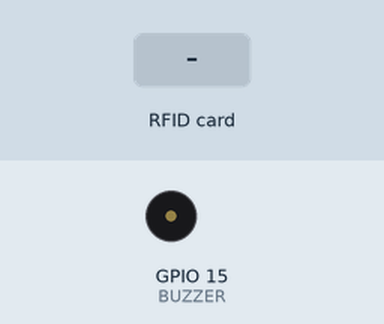
The sketch below on a simulated ESP32. Parts: buzzer (waves = sounding, pin HIGH). Inputs (shaded band) come from the test bench. WiFi joins after 1.5 s; servers stay silent unless stated; uploads are accepted with an empty reply; the audio player accepts every command and is not drawn; what the sketch prints to the serial monitor is not drawn.

Above: at 4.3 s.
4.4 s: RFID card 5E 7A 19 C4 held to the reader
At 4.72 s:
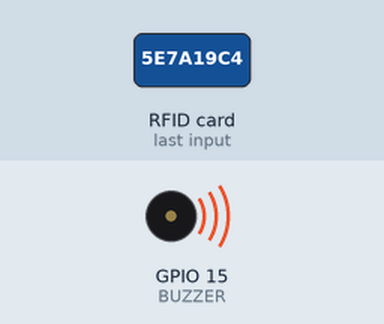
Timing chart, 0 to 7.4 s (numbered marks = the images above; inputs shaded):
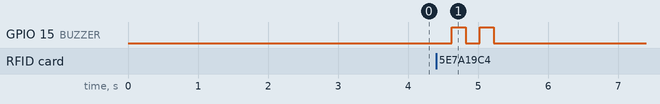

The sketch:

Code_For_ESP32.ino
```cpp
#include <SPI.h>
#include <MFRC522.h>
#include <Arduino.h>
#include <WiFi.h>
#include <HTTPClient.h>
#include <WiFiClientSecure.h>

// DFPlayer Mini Library
#include <DFRobotDFPlayerMini.h>

// RFID Reader Connections
#define RST_PIN 22 // Connects to MFRC522 RST pin
#define SS_PIN 21  // Connects to MFRC522 SDA/SS pin

// Buzzer Connection
#define BUZZER 15 // Connects to one leg of the buzzer, other leg to GND

// DFPlayer Mini Serial Connections
// Using Serial2 on ESP32.
// DFPLAYER_RX_PIN (ESP32) connects to DFPlayer Mini's TX pin.
// DFPLAYER_TX_PIN (ESP32) connects to DFPlayer Mini's RX pin (via voltage divider).
#define DFPLAYER_RX_PIN 16
#define DFPLAYER_TX_PIN 17

// Initialize MFRC522 object
MFRC522 mfrc522(SS_PIN, RST_PIN);
MFRC522::MIFARE_Key key; // Authentication key for RFID blocks
MFRC522::StatusCode status; // Variable to store status of MFRC522 operations

// Initialize DFPlayer Mini object using HardwareSerial2
HardwareSerial myDFPlayerSerial(2); // Use Serial2 on ESP32 (GPIO 16 and 17)
DFRobotDFPlayerMini myDFPlayer;

// RFID specific variables
int blockNum = 2; // The block number on the RFID card to read data from
byte bufferLen = 18; // Buffer length for reading data from RFID block
byte readBlockData[18]; // Array to store data read from RFID block

// Variables for Google Sheet Integration
String card_holder_name; // Will store the URL for the Google Sheet request
const String sheet_url = "https://script.google.com/macros/s/AKfycbzgAXZ51etHvtqm1WMhtgsb0csW7DCYLhT7dkkmUyy2Thgh-gqXoFZIsj6H9YcodiIi/exec?name="; // Your actual Google Sheet URL

// WiFi credentials
#define WIFI_SSID "bishal_paul"       // Your actual WiFi network name
#define WIFI_PASSWORD "my-Password" // Your actual WiFi password


void setup() {
  Serial.begin(9600); // Initialize serial communication for debugging
  while (!Serial); // Wait for serial port to connect (useful for some boards)
  Serial.println("\nStarting RFID and DFPlayer Mini Project...");

  // --- Initialize DFPlayer Mini ---
  // Begin Serial2 communication for DFPlayer Mini at 9600 baud.
  // SERIAL_8N1: 8 data bits, no parity, 1 stop bit.
  // DFPLAYER_RX_PIN: ESP32's RX pin for Serial2 (connected to DFPlayer's TX).
  // DFPLAYER_TX_PIN: ESP32's TX pin for Serial2 (connected to DFPlayer's RX via voltage divider).
  myDFPlayerSerial.begin(9600, SERIAL_8N1, DFPLAYER_RX_PIN, DFPLAYER_TX_PIN);
  delay(100); // Give DFPlayer module a moment to power up and stabilize

  // Attempt to initialize the DFPlayer Mini module
  if (!myDFPlayer.begin(myDFPlayerSerial)) {
    Serial.println(F("Unable to begin DFPlayer Mini:"));
    Serial.println(F("1. Check wiring (RX->TX, TX->RX with voltage divider on RX)."));
    Serial.println(F("2. Ensure SD card is inserted correctly and formatted FAT32."));
    Serial.println(F("3. Ensure audio files are in correct format (e.g., /01/001.mp3)."));
    while (true); // Halt execution if DFPlayer fails to initialize
  }
  Serial.println(F("DFPlayer Mini online."));
  myDFPlayer.volume(20);  // Set volume (0-30, 30 is max)
  // Play a startup sound (file 001 from folder 01) to confirm DFPlayer is working.
  // This assumes you have folder '01' with file '001.mp3' on the SD card.
  myDFPlayer.playFolder(1, 1);
  delay(1000); // Allow sound to play

  // --- Initialize WiFi ---
  Serial.print("Connecting to WiFi AP: ");
  Serial.println(WIFI_SSID);
  WiFi.begin(WIFI_SSID, WIFI_PASSWORD);
  while (WiFi.status() != WL_CONNECTED) {
    Serial.print(".");
    delay(500); // Wait 500ms before retrying
  }
  Serial.println("\nWiFi connected.");
  Serial.print("IP address: ");
  Serial.println(WiFi.localIP());
  Serial.println();

  // --- Initialize Buzzer ---
  pinMode(BUZZER, OUTPUT); // Set buzzer pin as an output

  // --- Initialize RFID Reader ---
  SPI.begin();       // Initialize SPI bus (used by MFRC522)
  mfrc522.PCD_Init(); // Initialize MFRC522 reader (ONLY CALL ONCE IN SETUP)
  Serial.println("RFID Reader online. Ready to scan cards.");
}


void loop() {
  // Check if a new card is present
  if (!mfrc522.PICC_IsNewCardPresent()) {
    return; // No new card, exit loop early
  }

  // Select the scanned card
  if (!mfrc522.PICC_ReadCardSerial()) {
    return; // Failed to read card serial, exit loop early
  }

  Serial.println("\n--- RFID Card Scanned! ---");
  Serial.println("Reading data from RFID...");

  // Read data from the specified block on the RFID card
  ReadDataFromBlock(blockNum, readBlockData);

  // Print the data read from the block
  Serial.print("Last data in RFID block ");
  Serial.print(blockNum);
  Serial.print(" --> \"");
  for (int j = 0; j < 16; j++) {
    Serial.write(readBlockData[j]);
  }
  Serial.println("\"");

  // --- Play sound from DFPlayer Mini ---
  Serial.println("Playing audio file '001.mp3' from folder 'paul' (mapped to 01)...");
  // Assumes 'paul' folder is mapped to '01' and file '001.mp3' is inside.
  myDFPlayer.playFolder(1, 1);
  // Important: DFPlayer Mini expects folders named 01, 02, etc., and files 001.mp3, 002.mp3 etc.
  // So ensure your "paul" folder is effectively the first folder (01) on the SD card.

  // --- Buzzer feedback ---
  digitalWrite(BUZZER, HIGH); // Turn buzzer ON
  delay(200);                 // Keep it on for 200ms
  digitalWrite(BUZZER, LOW);  // Turn buzzer OFF
  delay(200);                 // Pause for 200ms
  digitalWrite(BUZZER, HIGH); // Turn buzzer ON again
  delay(200);                 // Keep it on for 200ms
  digitalWrite(BUZZER, LOW);  // Turn buzzer OFF
  delay(1000);                // Small delay to allow audio to start and prevent immediate re-scan

  // --- Crucial for multiple scans: Halt PICC ---
  // This command tells the MFRC522 to halt the current card and
  // allow it to detect new cards immediately after.
  mfrc522.PICC_HaltA();
  // Stop encryption on PCD (Power Down Card)
  mfrc522.PCD_StopCrypto1();


  // --- Existing WiFi and HTTP Client code ---
  if (WiFi.status() == WL_CONNECTED) {
    WiFiClientSecure client;
    // client.setInsecure() is used for development/testing without proper CA certs.
    // FOR PRODUCTION: It is HIGHLY RECOMMENDED to use client.setCACert() with valid certificates
    // to prevent man-in-the-middle attacks.
    client.setInsecure();

    // Construct the full URL with the card holder name
    card_holder_name = sheet_url + String((char*)readBlockData);
    card_holder_name.trim(); // Remove any null terminators or whitespace from the string

    Serial.print("Attempting HTTP GET to: ");
    Serial.println(card_holder_name);

    HTTPClient https;

    if (https.begin(client, card_holder_name)) { // Start connection to the URL
      Serial.print(F("[HTTPS] Performing GET request...\n"));
      int httpCode = https.GET(); // Send the HTTP GET request

      // httpCode will be negative on error, positive for success (e.g., 200)
      if (httpCode > 0) {
        Serial.printf("[HTTPS] GET... code: %d\n", httpCode);
        // You can read the server's response here if needed:
        // String payload = https.getString();
        // Serial.println("Response payload:\n" + payload);
      } else {
        Serial.printf("[HTTPS] GET... failed, error: %s\n", https.errorToString(httpCode).c_str());
      }
      https.end(); // Close the connection
      delay(1000); // Wait for a second before potentially new operations
    } else {
      Serial.printf("[HTTPS] Unable to connect to the provided URL.\n");
    }
  } else {
    Serial.println("WiFi not connected. Skipping HTTP request.");
  }
}


// Function to read data from a specific block on the RFID card
void ReadDataFromBlock(int blockNum, byte readBlockData[]) {
  // Populate the authentication key with default A (0xFF)
  // This is a common default key for new or unprogrammed MIFARE Classic cards.
  for (byte i = 0; i < 6; i++) {
    key.keyByte[i] = 0xFF;
  }

  // Authenticate access to the specified block
  status = mfrc522.PCD_Authenticate(MFRC522::PICC_CMD_MF_AUTH_KEY_A, blockNum, &key, &(mfrc522.uid));
  if (status != MFRC522::STATUS_OK) {
    Serial.print("Authentication failed for Read: ");
    Serial.println(mfrc522.GetStatusCodeName(status));
    return; // Exit if authentication fails
  } else {
    Serial.println("Authentication success.");
  }

  // Read data from the authenticated block
  status = mfrc522.MIFARE_Read(blockNum, readBlockData, &bufferLen);
  if (status != MFRC522::STATUS_OK) {
    Serial.print("Reading failed: ");
    Serial.println(mfrc522.GetStatusCodeName(status));
    return; // Exit if reading fails
  } else {
    Serial.println("Block was read successfully.");
  }
}

//https://github.com/sir-bishal
```

Measured:
- after the input at 4.4 s, GPIO 15 (BUZZER): alternates HIGH for 0.20 s and LOW for 0.20 s, 4 changes in all, then stays LOW, starting after 0.23 s
